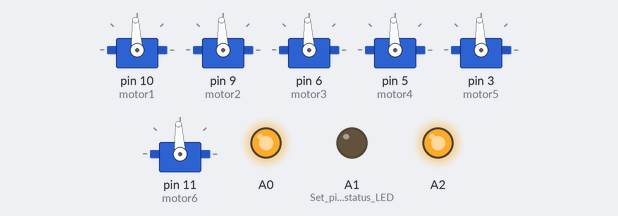
Bench run of a sketch on a simulated Arduino Nano, built with avr-gcc and run on an emulated ATmega328P. On the bench: 6 × servo, output pins drawn as LEDs (lit = HIGH).

Above: at 0.3 s.
Timing chart, 0 to 1.8 s (numbered marks = the images above):
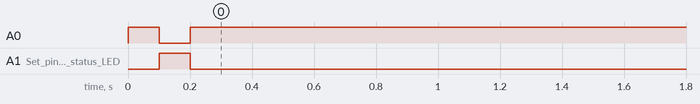

Measured:
- by itself, A0: HIGH → LOW at 0.10 s, → HIGH 0.10 s later

The sketch:

ROV_ROV_Draft3.ino
```cpp
//---------------------------------------------------------------------------------------------------------------------
//  Current Build Using:
//        Arduino Nano
//        Processor: ATMega328P (Old Bootloader)
//---------------------------------------------------------------------------------------------------------------------

#include <Servo.h>                                          //Servo library

Servo motor1, motor2, motor3, motor4, motor5, motor6;       //Declare members of Servo class

const int stp = 1500;                                       //Stop PWM value (thruster middle/stop)
int motor1Power = stp;                                      //Variables to set PWM values for thrusters (initialized at stop PWM)
int motor2Power = stp;                                      //Odd value to adjust for one thruster not centering (maybe change)
int motor3Power = stp;
int motor4Power = stp;
int motor5Power = stp;
int motor6Power = stp;
byte M1P, M2P, M3P, M4P, M5P, M6P;                          //Variables to handle radio translation
byte testByte;
const byte startByte = 1;

const int minAnalog = 2;                                    //Minimum analog value
const int maxAnalog = 253;                                  //Maximum analog value
const int minPWM = 1000;                                    //Minimum PWM value (thruster full "forwards")
const int maxPWM = 2000;                                    //Maximum PWM value (thruster full "reverse")

byte RadioStatus = 2;                                       //RadioStatus flag (0=disconnected, 1=connected)
unsigned long lastRecvTime = 0;                             //Variable to hold microseconds since last data receive (radio time out)
//---------------------------------------------------------------------------------------------------------------------
byte RadioTimeOut = 250;                                    //Threshold for radio time out (currently 1/4 second)
//---------------------------------------------------------------------------------------------------------------------

void setup() {                                              //Setup() is run once at power up or reset of arduino
  Serial.begin(9600);                                       //Start serial connection

  pinMode(A0, OUTPUT);
  pinMode(A1, OUTPUT);                                      //Set pins for status LED
  pinMode(A2, OUTPUT);
  digitalWrite(A0, HIGH);
  digitalWrite(A1, LOW);                                    //Set status LED red
  digitalWrite(A2, LOW);
  delay(100);                                               //Wait 100 milliseconds
  digitalWrite(A0, LOW);
  digitalWrite(A1, HIGH);                                   //Set status LED green
  digitalWrite(A2, LOW);
  delay(100);
  digitalWrite(A0, LOW);
  digitalWrite(A1, LOW);                                    //Set status LED blue
  digitalWrite(A2, HIGH);

  motor1.attach(10);                                        //Set thruster pin connections
  motor2.attach(9);
  motor3.attach(6);
  motor4.attach(5);
  motor5.attach(3);
  motor6.attach(11);
}

void loop(){                                                //Loop() is run repeatedly while arduino is powered
    CheckSerial();                                          //Run CheckRadioStatus() function (see below)

    motor1.writeMicroseconds(motor1Power);                  //Send PWM signal to thrusters
    motor2.writeMicroseconds(motor2Power);
    motor3.writeMicroseconds(motor3Power);
    motor4.writeMicroseconds(motor4Power);
    motor5.writeMicroseconds(motor5Power);
    motor6.writeMicroseconds(motor6Power);

    //debug();
}

void CheckSerial(){                                         //CheckRadioStatus() function. Finite state machine switiches between drive modes
                                                            //Make sure radio is connected
  unsigned long now = millis();                             //Set now timer
    if (now - lastRecvTime > RadioTimeOut){                 //Check if radio has timed out
        RadioStatus = 2;                                    //Set status as disconnected
      }

    while (Serial.available() > 7){                         //While RF signal is available and more than 7 bytes available
        testByte = Serial.read();                           //Read one byte from serial buffer
        if(testByte == startByte){                          //Is it the start byte?
          digitalWrite(A2, HIGH);                           //If so we have ordered connection
          RadioStatus = Serial.read();                      //Read radio status byte from buffer
          M1P = Serial.read();
          M2P = Serial.read();                              //Read thruster byte value data from buffer
          M3P = Serial.read();                              //In order
          M4P = Serial.read();                              //One byte at a time
          M5P = Serial.read();
          M6P = Serial.read();
          lastRecvTime = millis();                          //Set last receive timer
      }
  }

      if (RadioStatus == 2){                                //If radio disconnected (maybe change to emergency surfacing routine?)
        digitalWrite(A0, HIGH);
        digitalWrite(A1, LOW);

        motor1Power = stp;                                  //Variables to set PWM values for thrusters (initialized at stop PWM)
        motor2Power = stp;                                  //Odd value to adjust for one thruster not centering (maybe change)
        motor3Power = stp;
        motor4Power = stp;
        motor5Power = stp;  //motor5Power = 2000; ?(should ROV surface on its own in the event of radio disconnect?)?
        motor6Power = stp;
        }

      else if (RadioStatus == 3){                           //Radio connected
        digitalWrite(A0, LOW);
        digitalWrite(A1, HIGH);

        motor1Power = map(int(M1P), minAnalog, maxAnalog, minPWM, maxPWM); //Variables to set PWM values for thrusters (initialized at stop PWM)
        motor2Power = map(int(M2P), minAnalog, maxAnalog, minPWM, maxPWM); //Odd value to adjust for one thruster not centering (maybe change)
        motor3Power = map(int(M3P), minAnalog, maxAnalog, minPWM, maxPWM); //"Byte" values are translated into "int" values for PWM range
        motor4Power = map(int(M4P), minAnalog, maxAnalog, minPWM, maxPWM);
        motor5Power = map(int(M5P), minAnalog, maxAnalog, minPWM, maxPWM);
        motor6Power = map(int(M6P), minAnalog, maxAnalog, minPWM, maxPWM);
      }
    }

void debug(){
  Serial.print(RadioStatus);
  Serial.print(", ");
  Serial.print(motor1Power);
  Serial.print(", ");
  Serial.print(motor2Power);
  Serial.print(", ");
  Serial.print(motor3Power);
  Serial.print(", ");
  Serial.print(motor4Power);
  Serial.print(", ");
  Serial.print(motor5Power);
  Serial.print(", ");
  Serial.println(motor6Power);

  delay(20);
}
```
